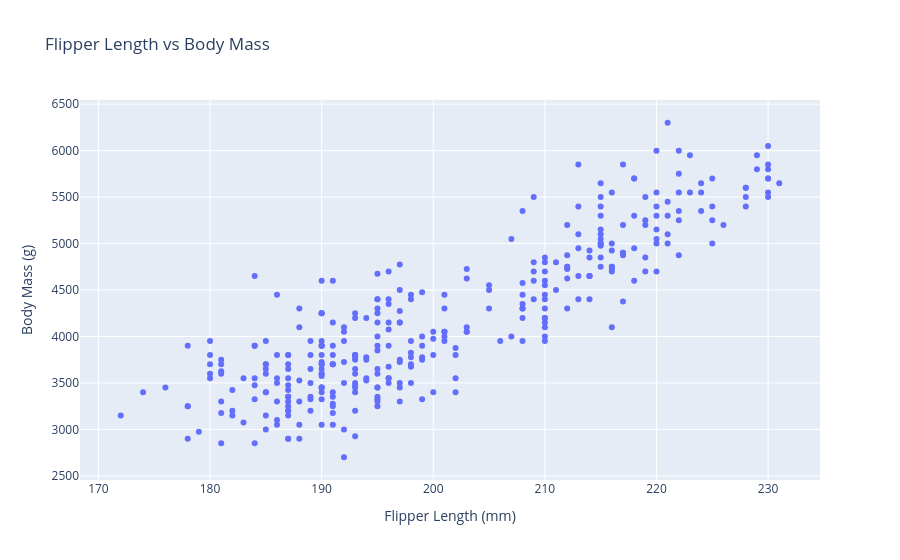

Notebook code for this chart:
### Code cell
fig = px.scatter(df,
                 x="Flipper Length (mm)",
                 y="Body Mass (g)",
                 title="Flipper Length vs Body Mass")
fig.show()

### Figure 1 — Plotly figure (JSON) as saved in the notebook; plotly's stock layout.template omitted (floating-point values rounded to 4 significant figures; data arrays with more than 128 entries replaced by an {"elided": "..."} marker saying what was removed)
{"data": [{"hovertemplate": "Flipper Length (mm)=%{x}<br>Body Mass (g)=%{y}<extra></extra>", "legendgroup": "", "marker": {"color": "#636efa", "symbol": "circle"}, "mode": "markers", "name": "", "orientation": "v", "showlegend": false, "type": "scatter", "x": {"elided": "342 float values"}, "xaxis": "x", "y": {"elided": "342 float values"}, "yaxis": "y"}], "layout": {"legend": {"tracegroupgap": 0}, "title": {"text": "Flipper Length vs Body Mass"}, "xaxis": {"anchor": "y", "domain": [0, 1], "title": {"text": "Flipper Length (mm)"}}, "yaxis": {"anchor": "x", "domain": [0, 1], "title": {"text": "Body Mass (g)"}}}}
